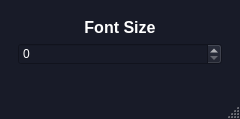
<?xml version="1.0" encoding="UTF-8"?>
<ui version="4.0">
 <class>MainWindow</class>
 <widget class="QMainWindow" name="MainWindow">
  <property name="geometry">
   <rect>
    <x>0</x>
    <y>0</y>
    <width>240</width>
    <height>119</height>
   </rect>
  </property>
  <property name="windowTitle">
   <string>MainWindow</string>
  </property>
  <property name="styleSheet">
   <string notr="true">QMainWindow{
	background-color : #181b28;
	color : white;
}
</string>
  </property>
  <widget class="QWidget" name="centralwidget">
   <layout class="QGridLayout" name="gridLayout">
    <item row="0" column="0">
     <widget class="QWidget" name="widget" native="true">
      <property name="styleSheet">
       <string notr="true">QWidget{
	background-color : #181b28;
	color : white;
}</string>
      </property>
      <layout class="QGridLayout" name="gridLayout_2">
       <item row="2" column="1">
        <widget class="QSpinBox" name="Font_Size_Box"/>
       </item>
       <item row="1" column="1">
        <widget class="QLabel" name="Font_Size_Label">
         <property name="text">
          <string>&lt;html&gt;&lt;head/&gt;&lt;body&gt;&lt;p align=&quot;center&quot;&gt;&lt;span style=&quot; font-size:12pt; font-weight:600;&quot;&gt;Font Size&lt;/span&gt;&lt;/p&gt;&lt;/body&gt;&lt;/html&gt;</string>
         </property>
        </widget>
       </item>
      </layout>
     </widget>
    </item>
    <item row="1" column="0">
     <spacer name="verticalSpacer">
      <property name="orientation">
       <enum>Qt::Vertical</enum>
      </property>
      <property name="sizeHint" stdset="0">
       <size>
        <width>20</width>
        <height>40</height>
       </size>
      </property>
     </spacer>
    </item>
   </layout>
  </widget>
  <widget class="QStatusBar" name="statusbar"/>
 </widget>
 <resources/>
 <connections/>
</ui>
